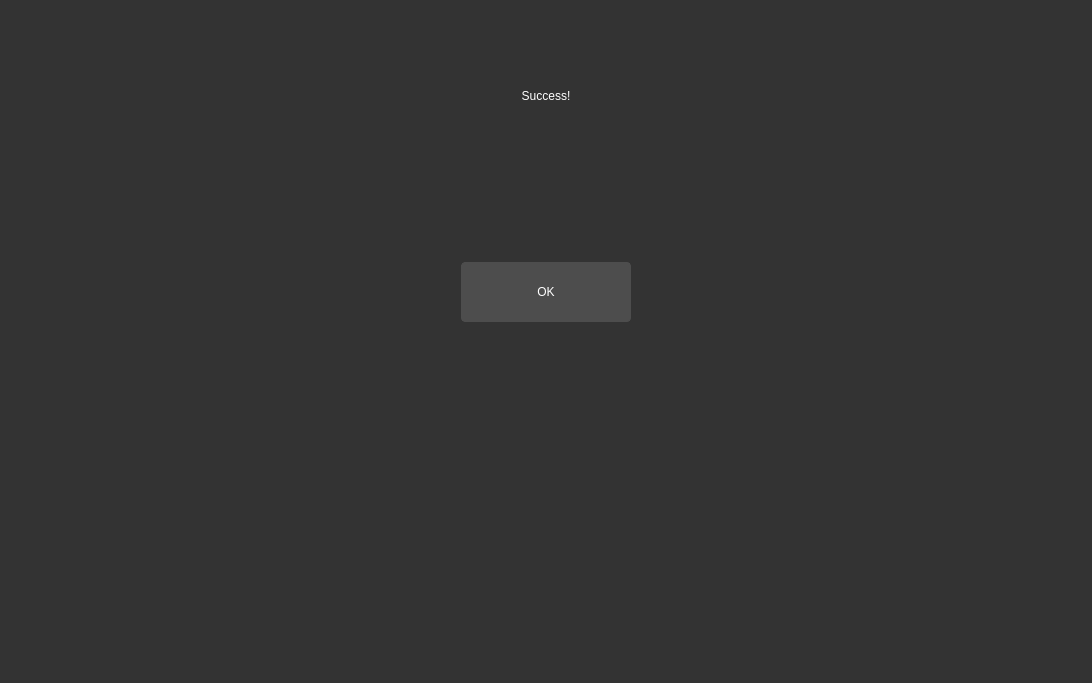
<?xml version="1.0" encoding="UTF-8"?>
<ui version="4.0">
 <class>Form</class>
 <widget class="QWidget" name="Form">
  <property name="geometry">
   <rect>
    <x>0</x>
    <y>0</y>
    <width>1092</width>
    <height>683</height>
   </rect>
  </property>
  <property name="minimumSize">
   <size>
    <width>1092</width>
    <height>683</height>
   </size>
  </property>
  <property name="windowTitle">
   <string>Form</string>
  </property>
  <property name="styleSheet">
   <string notr="true">  QWidget {
        background-color: #333333;
        color: #ffffff;
        border: none;
    }
    QPushButton {
        background-color: #4d4d4d;
        border: 1px solid #4d4d4d;
        border-radius: 4px;
        color: #ffffff;
        padding: 5px;
    }
    QPushButton:hover {
        background-color: #5a5a5a;
        border: 1px solid #5a5a5a;
    }
    QCheckBox {
        color: #ffffff;
    }
    QLineEdit {
        background-color: #4d4d4d;
        border: 1px solid #4d4d4d;
        color: #ffffff;
        padding: 5px;
    }
    QTextEdit {
        background-color: #4d4d4d;
        border: 1px solid #4d4d4d;
        color: #ffffff;
        padding: 5px;
    }
    QProgressBar {
        border: 1px solid #444444;
        border-radius: 7px;
        background-color: #2e2e2e;
        text-align: center;
        font-size: 10pt;
        color: white;
    }
    QProgressBar::chunk {
        background-color: #3a3a3a;
        width: 5px;
    }
    QScrollBar:vertical {
        border: none;
        background-color: #3a3a3a;
        width: 10px;
        margin: 16px 0 16px 0;
    }
    QScrollBar::handle:vertical {
        background-color: #444444;
        border-radius: 5px;
    }
    QScrollBar:horizontal {
        border: none;
        background-color: #3a3a3a;
        height: 10px;
        margin: 0px 16px 0 16px;
    }
    QScrollBar::handle:horizontal {
        background-color: #444444;
        border-radius: 5px;
    }
    QTabWidget {
        background-color: #2e2e2e;
        border: none;
    }
    QTabBar::tab {
        background-color: #2e2e2e;
        color: #b1b1b1;
        padding: 8px 20px;
        border-top-left-radius: 5px;
        border-top-right-radius: 5px;
        border: none;
    }

    QTabBar::tab:selected, QTabBar::tab:hover {
        background-color: #3a3a3a;
        color: white;
    }</string>
  </property>
  <layout class="QVBoxLayout" name="verticalLayout_2">
   <item>
    <layout class="QVBoxLayout" name="verticalLayout">
     <item>
      <layout class="QHBoxLayout" name="horizontalLayout">
       <property name="topMargin">
        <number>50</number>
       </property>
       <item>
        <widget class="QLabel" name="unload">
         <property name="styleSheet">
          <string notr="true">font: 700 56pt &quot;Segoe UI&quot;;</string>
         </property>
         <property name="text">
          <string>Success!</string>
         </property>
         <property name="alignment">
          <set>Qt::AlignCenter</set>
         </property>
        </widget>
       </item>
      </layout>
     </item>
     <item>
      <layout class="QHBoxLayout" name="horizontalLayout_3">
       <item>
        <widget class="QLabel" name="label">
         <property name="styleSheet">
          <string notr="true">font: italic 15pt &quot;Segoe UI&quot;;</string>
         </property>
         <property name="text">
          <string/>
         </property>
         <property name="alignment">
          <set>Qt::AlignCenter</set>
         </property>
        </widget>
       </item>
      </layout>
     </item>
     <item>
      <layout class="QHBoxLayout" name="horizontalLayout_2">
       <property name="spacing">
        <number>6</number>
       </property>
       <property name="leftMargin">
        <number>50</number>
       </property>
       <property name="rightMargin">
        <number>50</number>
       </property>
       <property name="bottomMargin">
        <number>350</number>
       </property>
       <item>
        <widget class="QPushButton" name="cancel_button">
         <property name="enabled">
          <bool>true</bool>
         </property>
         <property name="minimumSize">
          <size>
           <width>100</width>
           <height>60</height>
          </size>
         </property>
         <property name="maximumSize">
          <size>
           <width>170</width>
           <height>60</height>
          </size>
         </property>
         <property name="styleSheet">
          <string notr="true">font: 700 15pt &quot;Segoe UI&quot;;</string>
         </property>
         <property name="text">
          <string>OK</string>
         </property>
        </widget>
       </item>
      </layout>
     </item>
    </layout>
   </item>
  </layout>
 </widget>
 <resources/>
 <connections/>
</ui>
